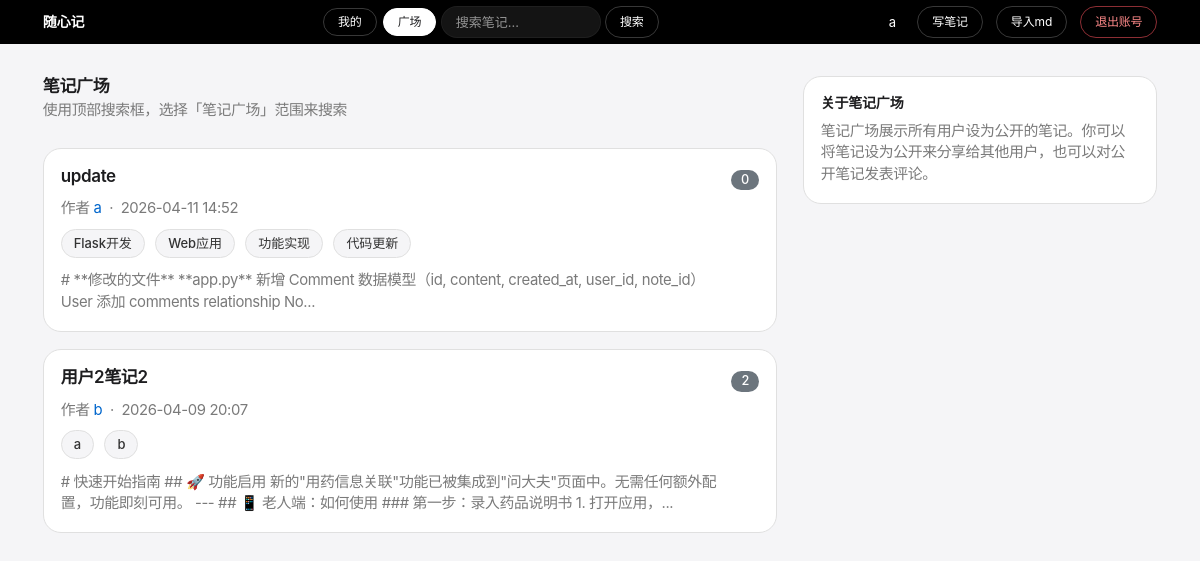
Screenshot of /plaza (signed in) with the database file from the repository.
### app.py (models this page shows)
class User(UserMixin, db.Model):
    id       = db.Column(db.Integer, primary_key=True)
    username = db.Column(db.String(80), unique=True, nullable=False)
    password = db.Column(db.String(200), nullable=False)
    notes    = db.relationship('Note', backref='author', lazy=True)
    comments = db.relationship('Comment', backref='author', lazy=True)

class Note(db.Model):
    id         = db.Column(db.Integer, primary_key=True)
    title      = db.Column(db.String(200), nullable=False)
    content    = db.Column(db.Text, nullable=False)
    created_at = db.Column(db.DateTime, default=datetime.utcnow)
    updated_at = db.Column(db.DateTime, default=datetime.utcnow)  # 手动在 edit 时刷新
    user_id    = db.Column(db.Integer, db.ForeignKey('user.id'), nullable=False)
    folder_id  = db.Column(db.Integer, db.ForeignKey('folder.id'), nullable=True)
    is_public  = db.Column(db.Boolean, default=False)
    is_deleted = db.Column(db.Boolean, default=False)
    deleted_at = db.Column(db.DateTime, nullable=True)
    tags       = db.relationship('Tag', secondary=note_tags, backref='notes')
    comments   = db.relationship('Comment', backref='note', lazy=True, order_by='Comment.created_at.desc()', cascade='all, delete-orphan')
    versions   = db.relationship('NoteVersion', backref='note', lazy=True, order_by='NoteVersion.created_at.desc()', cascade='all, delete-orphan')

class Tag(db.Model):
    id   = db.Column(db.Integer, primary_key=True)
    name = db.Column(db.String(50), unique=True, nullable=False)

### app.py (the view)
@app.route('/plaza')
@login_required
def plaza():
    q = request.args.get('q', '').strip()
    query = Note.query.filter_by(is_public=True)
    if q:
        query = query.filter(Note.title.contains(q) | Note.content.contains(q))
    notes = query.order_by(Note.created_at.desc()).all()
    return render_template('plaza.html', notes=notes, q=q)

### app.py (called while the page is built)
@app.template_filter('local_time')
def local_time(dt):
    if dt is None:
        return ''
    beijing = timezone(timedelta(hours=8))
    return dt.replace(tzinfo=timezone.utc).astimezone(beijing).strftime('%Y-%m-%d %H:%M')

@login_manager.user_loader
def load_user(user_id):
    return db.session.get(User, int(user_id))

### templates/plaza.html (shortened to what this page needs)
{% extends 'base.html' %}
{% block content %}
<div class="row">
    <div class="col-md-8">
        <div class="mb-4">
            <h5 class="mb-0">笔记广场</h5>
            <small class="text-muted">使用顶部搜索框，选择「笔记广场」范围来搜索</small>
        </div>
        {% for note in notes %}
        <div class="card mb-3 p-3">
            <div class="d-flex justify-content-between align-items-start">
                <div>
                    <h5><a href="/plaza/{{ note.id }}" class="text-decoration-none text-dark">{{ note.title }}</a></h5>
                    <small class="text-muted">
                        作者 <a href="#" class="text-decoration-none">{{ note.author.username }}</a>
                        &nbsp;·&nbsp; {{ note.created_at | local_time }}
                    </small>
                    <div class="mt-2">
                        {% for tag in note.tags %}
                        <span class="tag-badge tag-color-{{ tag.id % 8 }}">{{ tag.name }}</span>
                        {% endfor %}
                    </div>
                    <div class="mt-2 text-muted small">
                        {{ note.content[:120] }}{% if note.content|length > 120 %}...{% endif %}
                    </div>
                </div>
                <div class="text-end">
                    <span class="badge bg-secondary">{{ note.comments|length }}</span>
                </div>
            </div>
        </div>
        {% else %}
        <div class="card p-4 text-center text-muted">
            <p>广场上还没有公开笔记，快去设一篇公开笔记吧！</p>
            <a href="/" class="btn btn-dark">回到我的笔记</a>
        </div>
        {% endfor %}
    </div>
    <div class="col-md-4">
        <div class="card p-3">
            <h6 class="mb-2">关于笔记广场</h6>
            <p class="small text-muted mb-0">
                笔记广场展示所有用户设为公开的笔记。你可以将笔记设为公开来分享给其他用户，也可以对公开笔记发表评论。
            </p>
        </div>
    </div>
</div>
{% endblock %}

### templates/base.html (shortened to what this page needs)
<!DOCTYPE html>
<html>
<head>
    <link href="https://cdn.jsdelivr.net/npm/bootstrap@5.3.0/dist/css/bootstrap.min.css" rel="stylesheet">
    <link rel="stylesheet" href="https://cdn.jsdelivr.net/npm/easymde/dist/easymde.min.css">
</head>
<body>
    <nav class="navbar navbar-dark mb-4">
        <div class="container">
            <a class="navbar-brand fw-bold" href="/">随心记</a>
            {% if current_user.is_authenticated %}
            <form class="d-flex align-items-center me-2" method="GET" action="/search" id="navSearchForm">
                <div class="btn-group btn-group-sm me-1" role="group">
                    <label class="btn btn-outline-light" for="nav-scope-mine">我的</label>
                    <label class="btn btn-outline-light" for="nav-scope-plaza">广场</label>
                </div>
                <input type="text" name="q" class="form-control form-control-sm me-1" placeholder="搜索笔记..."
                    style="width:160px">
                <button type="submit" class="btn btn-sm btn-outline-light">搜索</button>
            </form>
            <div>
                <a href="/profile" class="text-white text-decoration-none me-3">{{ current_user.username }}</a>
                <a href="/notes/new" class="btn btn-sm btn-outline-light me-2">写笔记</a>
                <form method="POST" action="/notes/import" enctype="multipart/form-data" class="d-inline">
                    <label class="btn btn-sm btn-outline-light me-2">
                        导入md
                    </label>
                </form>
                <a href="/logout" class="btn btn-sm btn-outline-danger" data-confirm="确定要退出账号吗？">退出账号</a>
            </div>
            {% endif %}
        </div>
    </nav>
    <div class="container">
        {% block content %}{% endblock %}
    </div>
</body>
</html>

### templates/base.html (style rules this page uses)
:root { --color-primary: #0066cc; --color-primary-focus: #0071e3; --color-primary-on-dark: #2997ff; --color-canvas: #ffffff; --color-canvas-parchment: #f5f5f7; --color-surface-pearl: #fafafc; --color-surface-black: #000000; --color-ink: #1d1d1f; --color-ink-muted-80: #333333; --color-ink-muted-48: #7a7a7a; --color-hairline: #e0e0e0; --color-divider-soft: #f0f0f0; --radius-sm: 8px; --radius-md: 11px; --radius-lg: 18px; --radius-pill: 9999px; --shadow-product: rgba(0, 0, 0, 0.22) 3px 5px 30px 0; }
html, body { background-color: var(--color-canvas-parchment); color: var(--color-ink); font-family: -apple-system, BlinkMacSystemFont, "SF Pro Text", "SF Pro Display", "Helvetica Neue", "PingFang SC", "Microsoft YaHei", system-ui, sans-serif; font-size: 17px; line-height: 1.47; letter-spacing: -0.374px; -webkit-font-smoothing: antialiased; -moz-osx-font-smoothing: grayscale; }
h1, h2, h3, h4, h5, h6 { color: var(--color-ink); font-weight: 600; letter-spacing: -0.374px; }
h5 { font-size: 17px; line-height: 1.24; }
h6 { font-size: 14px; line-height: 1.29; letter-spacing: -0.224px; }
a { color: var(--color-primary); text-decoration: none; transition: color .2s ease; }
.navbar { background-color: var(--color-surface-black) !important; min-height: 44px; padding: 0 16px; margin-bottom: 32px !important; }
.navbar .container { min-height: 44px; }
.navbar-brand { color: #fff !important; font-size: 14px !important; font-weight: 600 !important; letter-spacing: -0.12px; }
.navbar .text-white, .navbar a.text-white { font-size: 13px; letter-spacing: -0.12px; }
#navSearchForm .form-control { height: 32px; padding: 4px 14px; border-radius: var(--radius-pill); border: 1px solid rgba(255, 255, 255, 0.12); background-color: rgba(255, 255, 255, 0.08); color: #fff; font-size: 13px; }
#navSearchForm .form-control::placeholder { color: rgba(255, 255, 255, 0.55); }
.navbar .btn-outline-light { border-radius: var(--radius-pill); padding: 4px 14px; font-size: 12px; font-weight: 400; letter-spacing: -0.12px; border-color: rgba(255, 255, 255, 0.22); color: #fff; }
.navbar .btn-outline-danger { border-radius: var(--radius-pill); padding: 4px 14px; font-size: 12px; border-color: rgba(255, 85, 95, 0.55); color: #ff8a8a; }
.navbar .btn-group { gap: 6px; }
.navbar .btn-check + .btn-outline-light { border-radius: var(--radius-pill) !important; padding: 4px 14px; font-size: 12px; margin-left: 0 !important; border: 1px solid rgba(255, 255, 255, 0.22) !important; }
.navbar .btn-check:checked + .btn-outline-light { background-color: #fff; color: var(--color-ink); border-color: #fff !important; }
.btn { border-radius: var(--radius-pill); font-weight: 400; letter-spacing: -0.224px; transition: transform .15s ease, background-color .2s ease, border-color .2s ease, color .2s ease; }
.btn-outline-danger { border: 1px solid #c62828; color: #c62828; background-color: transparent; }
.btn-sm { padding: 6px 14px !important; font-size: 13px; letter-spacing: -0.224px; }
.card { border: 1px solid var(--color-hairline); border-radius: var(--radius-lg); background-color: var(--color-canvas); box-shadow: none; }
.card h5, .card h6 { font-weight: 600; }
.tag-badge { display: inline-block; padding: 4px 12px; border-radius: var(--radius-pill); font-size: 13px; font-weight: 500; letter-spacing: -0.08px; text-decoration: none; margin-right: 6px; margin-bottom: 4px; color: var(--color-ink-muted-80); background-color: var(--color-canvas-parchment); border: 1px solid var(--color-hairline); transition: filter .2s ease, transform .15s ease; }
.tag-color-0, .tag-color-1, .tag-color-2, .tag-color-3, .tag-color-4, .tag-color-5, .tag-color-6, .tag-color-7 { background-color: var(--color-canvas-parchment); color: var(--color-ink-muted-80); border-color: var(--color-hairline); }
.form-control, .form-select { border: 1px solid var(--color-hairline); border-radius: var(--radius-md); padding: 10px 14px; font-size: 15px; color: var(--color-ink); background-color: var(--color-canvas); transition: border-color .2s ease, box-shadow .2s ease; }
.badge { font-weight: 500; letter-spacing: -0.08px; padding: 4px 10px; border-radius: var(--radius-pill); }
.text-muted { color: var(--color-ink-muted-48) !important; }
.text-dark { color: var(--color-ink) !important; }

### rows the page displays
User: username "a"
Note: title "update", author.username "a", created_at|local_time "2026-04-11 14:52", content "# **修改的文件** **app.py** 新增 Comment 数据模型（id, content, created_at, user_id, note_id） User 添加 comments relationship No", comments|length "0"
Tag: name "Flask开发"
Tag: name "Web应用"
Tag: name "功能实现"
Tag: name "代码更新"
Note: title "用户2笔记2", author.username "b", created_at|local_time "2026-04-09 20:07", content "# 快速开始指南 ## 🚀 功能启用 新的\"用药信息关联\"功能已被集成到\"问大夫\"页面中。无需任何额外配置，功能即刻可用。 --- ## 📱 老人端：如何使用 ### 第一步：录入药品说明书 1. 打开应用，", comments|length "2"
Tag: name "a"
Tag: name "b"
